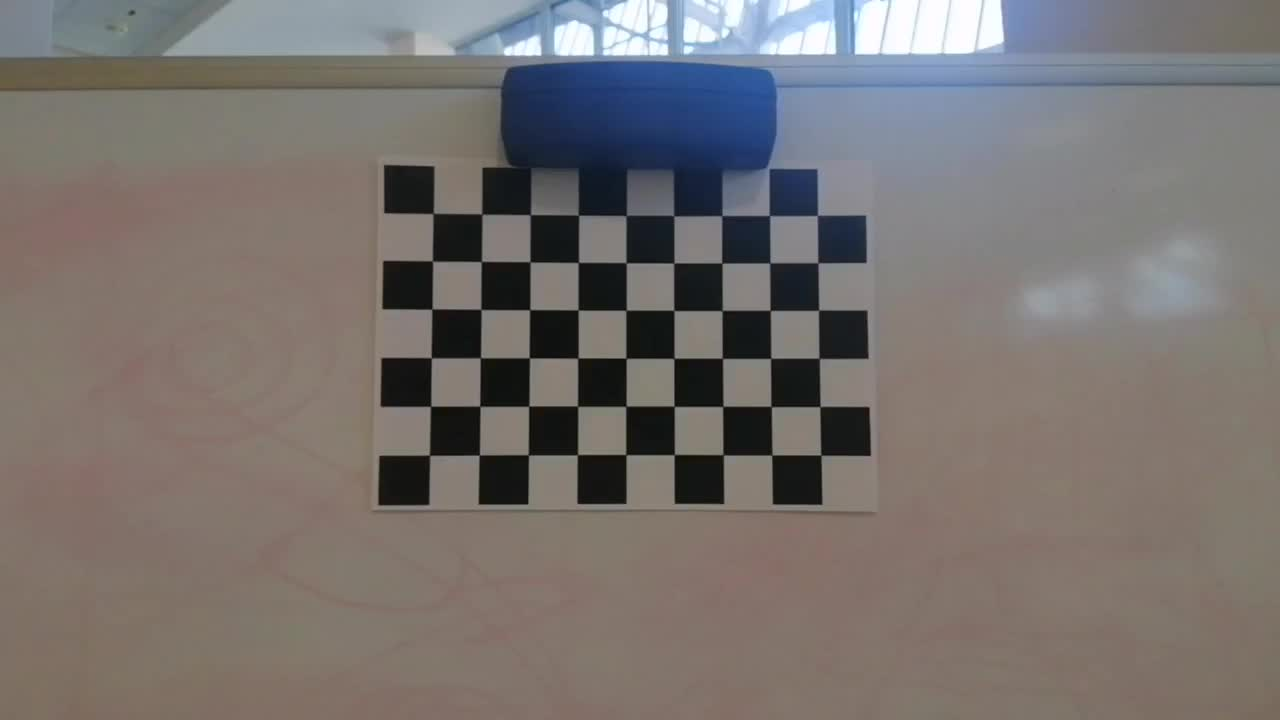
#> input picture calibration/phone_2/frame_001.jpeg, 1280 x 720 px; its folder holds only this picture in this run
$ jupyter execute --allow-errors calibration.ipynb
#> lines starting #> are read from the running program, lines starting #| are printed output that depends on the picture
[cell 1]
from os.path import join
from glob import glob

import cv2
import numpy as np
import matplotlib.pyplot as plt

## 1. Поиск углов на фотографии калибровочного шаблона

[cell 2]
images = glob(join('phone_2', '*.jpeg'))
plt.imshow(plt.imread(images[0]))

[cell 3]
# the number of corners on the calibration template
DESC_SHAPE = (6, 9)

objp = np.zeros((DESC_SHAPE[0] * DESC_SHAPE[1], 3), np.float32)
curr = 0
for row in range(DESC_SHAPE[1]):
    for col in range(DESC_SHAPE[0]):
        objp[curr] = np.array([col, row, 0])
        curr += 1

[cell 4]
def get_images_points(images):
    '''
    Получение двумерных координат углов клеток в плосткости изображения
    Вход:
    -----
    x: массив с путями до файлов с изображениями
    Выход:
    ------
    imgs_list: массив загруженных в память изображений
    imgpoints_list: массив точек доски в пространстве кадра для каждого изображения
    objpoints_list: массив точек доски в мировом пространстве для каждого изображения
    '''
    imgs_list = [] # загруженные в пямять изображения
    objpoints_list = []  # 3d точки в пространстве калибровочного шаблона
    imgpoints_list = []  # 2d точки в плоскости изображения
    for fname in images:
        img = cv2.imread(fname)
        gray = cv2.cvtColor(img, cv2.COLOR_BGR2GRAY)
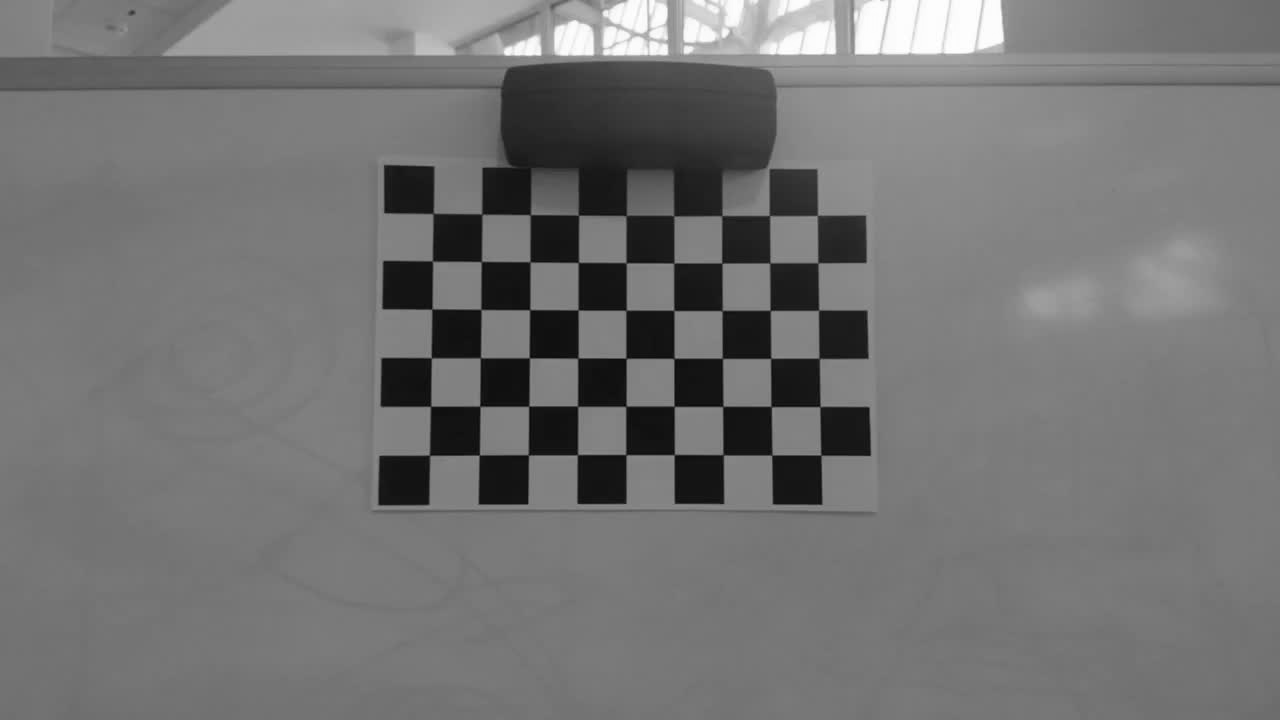
#> gray: shape (720, 1280); min 2, max 255, mean 115.5

        # найдем углы на шахматной доске в первом приближении
        ret, corners = cv2.findChessboardCorners(gray, DESC_SHAPE, None)
#> ret = False; corners = None

        # если удалось найти углы, уточним их положение
        if ret == True:
            objpoints_list.append(np.array(objp))

            STOP_CRIT = (cv2.TERM_CRITERIA_EPS | cv2.TERM_CRITERIA_MAX_ITER, 30, 0.001)
            corners_fine = cv2.cornerSubPix(gray, corners, (11, 11), (-1, -1), STOP_CRIT)

            imgpoints_list.append(corners_fine.squeeze())
            imgs_list.append(img)
        else:
            print("No points found")

    return imgs_list, objpoints_list, imgpoints_list

[cell 5]
imgs_list, objpoints_list, imgpoints_list = get_images_points(images)

[cell 6]
# [28 lines left out: function draw_corners, not called in this run]

#> (a cell that did not finish here is left out)

[cell 8]
shape = plt.imread(images[0]).shape[:2][::-1]
#> shape = (1280, 720)
print("Shape:", shape)
#| Shape: (1280, 720)
#> (the rest of this cell did not finish here and is left out)


$ run again, on calibration/phone_2/frame_005.jpeg
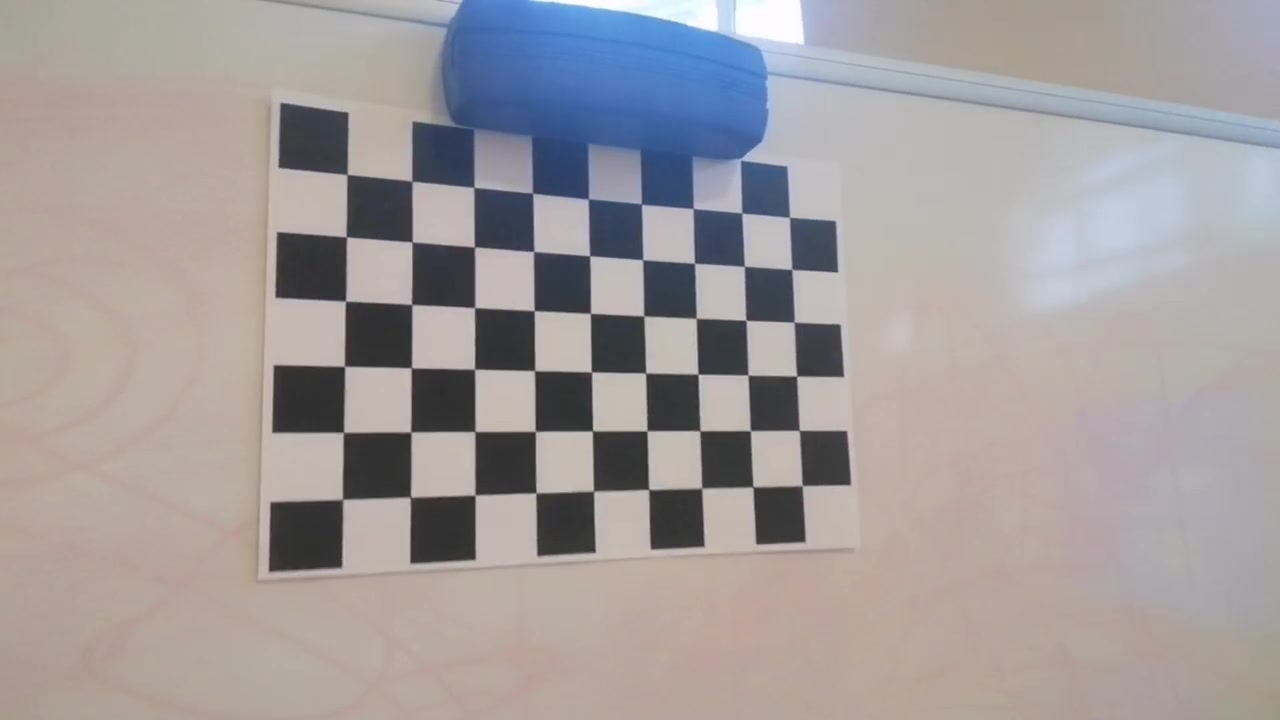
#> input picture calibration/phone_2/frame_005.jpeg, 1280 x 720 px
#> in get_images_points, `ret, corners = cv2.findChessboardCorners(gray, DESC_SHAPE, None)`: ret = True; corners = 54 rows, first 8: [344.1, 500.5], [344.5, 431.4], [344.6, 366.5], [346.5, 300.4], [345.7, 235.6], [345.6, 175.5], [409.3, 498.5], [409.3, 431.3]
#> corners_fine = 54 rows, first 8: [342.5, 499.4], [343.4, 432.4], [344.5, 366.3], [345.4, 301.1], [346.4, 236.9], [347.1, 174.5], [410.4, 497.1], [410.9, 432]
#> imgs_list = 1 item; imgpoints_list = 1 point arrays, longest 54 points
#> the loop in draw_corners, `for i, point in enumerate(imgpoints):` made 54 passes
#> after the loop in draw_corners, `for i, point in enumerate(imgpoints):`:
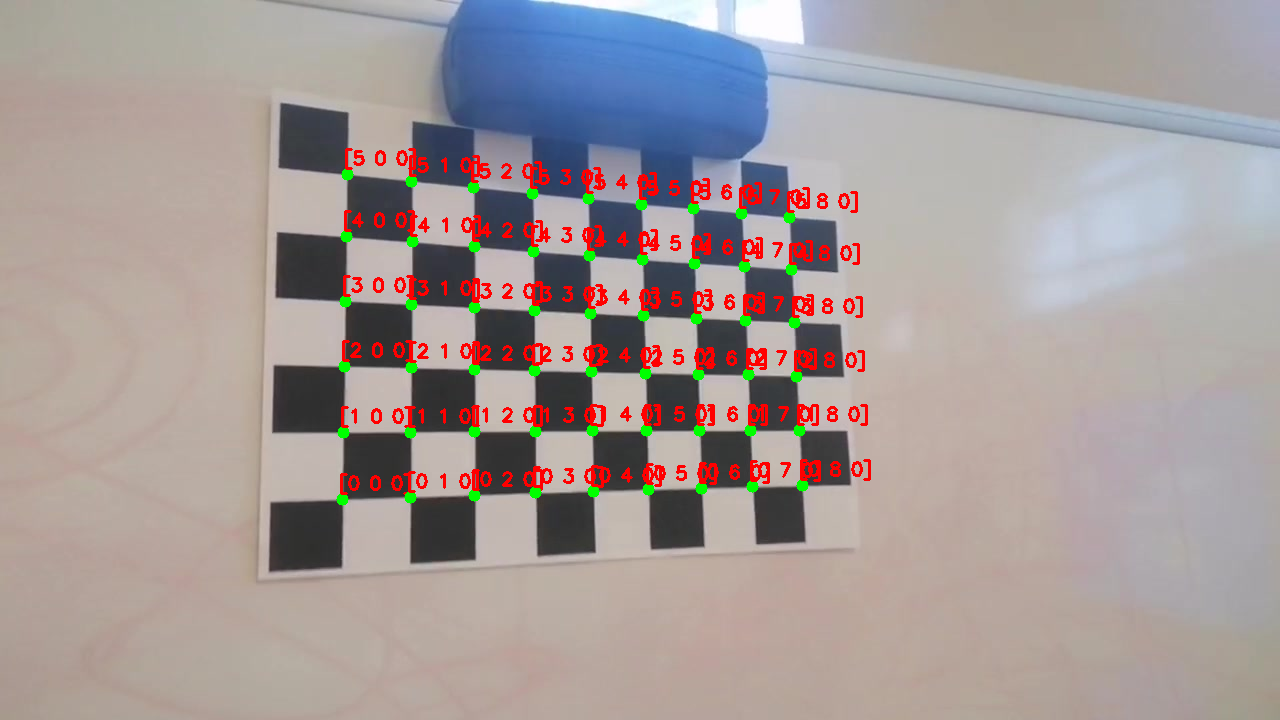
#> image: shape (720, 1280, 3); mean B, G, R 152.2, 153.6, 164.2
#> shape = (1280, 720)
#| Shape: (1280, 720)
#> `ret, mtx, dist, rvecs, tvecs = cv2.calibrateCamera(objpoints_list, img..`: ret = 0.304; mtx = [[896.6, 0, 703.4], [0, 917.4, 374.5], [0, 0, 1]]; dist = [[0.066, 0.685, -0.00303, 0.0283, -2.48]]; rvecs = ([0.21, -0.422, -1.55],); tvecs = ([-5.55, 1.86, 13.56],)
#> Out = [[291.4, 0, 228.6], [0, 298.1, 121.7], [0, 0, 1]]
#> the loop `for objpoints, imgpoints, image, rvec, tvec, in zip(objpoints_list, im..` made 1 pass
#> (printed output is left out)
#> pass 1, in draw_corners (call 3), `plt.show()`:
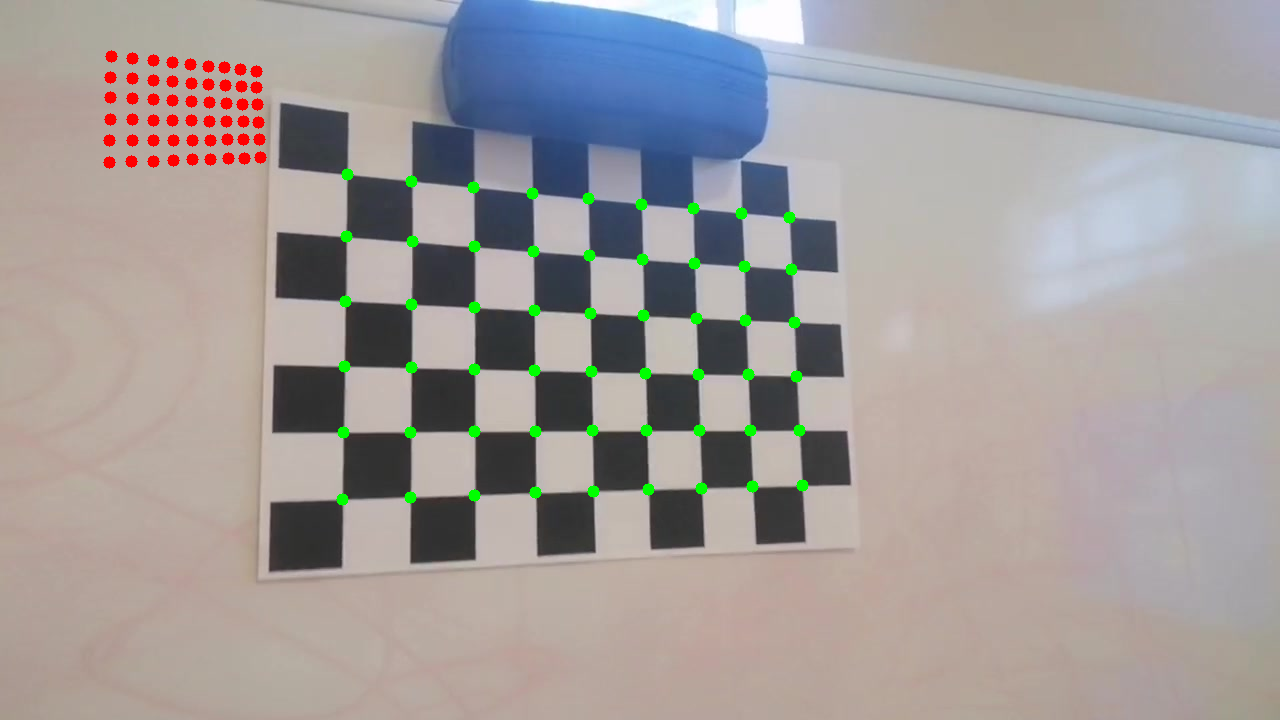
#> shown: shape (720, 1280, 3); mean R, G, B 161.4, 155.6, 154.3

$ run again, on calibration/phone_2/frame_006.jpeg
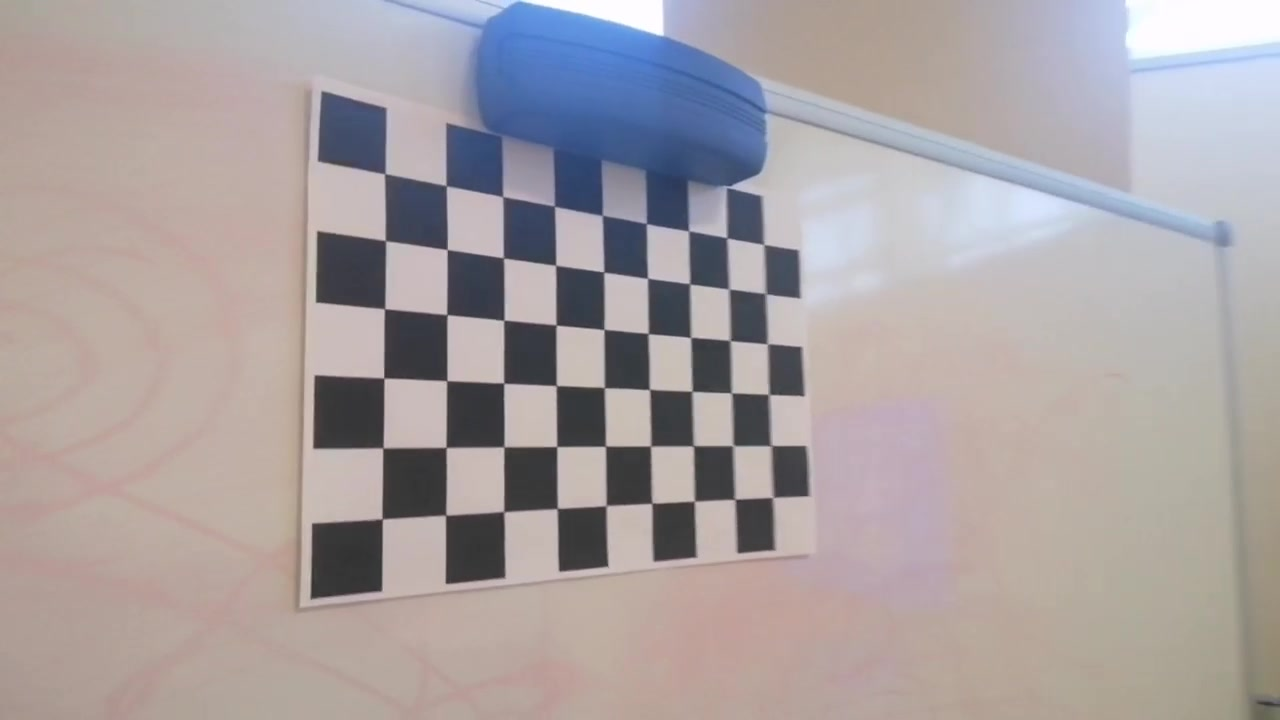
#> input picture calibration/phone_2/frame_006.jpeg, 1280 x 720 px
#> in get_images_points, `gray = cv2.cvtColor(img, cv2.COLOR_BGR2GRAY)`:
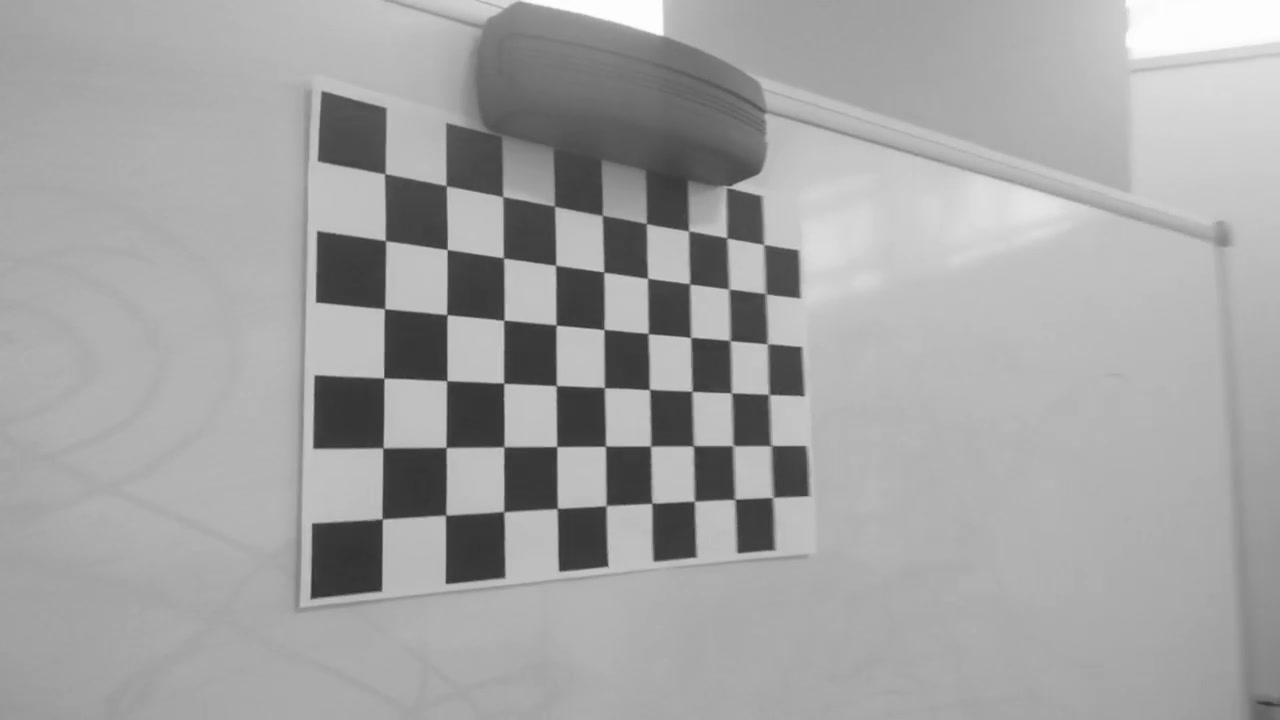
#> gray: shape (720, 1280); min 50, max 255, mean 163.3
#> ret = False; corners = None
#> shape = (1280, 720)
#| Shape: (1280, 720)
